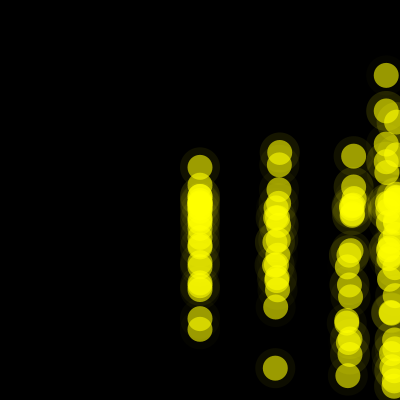
Frame 1 (no input)
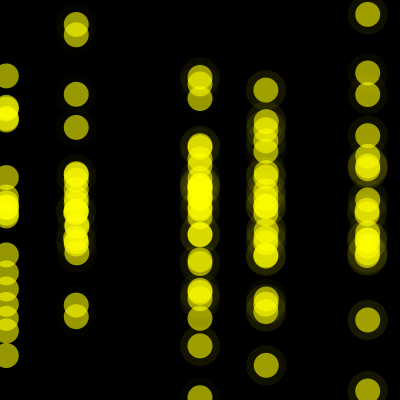
Frame 60 (the mouse pressed at the canvas centre just before this capture)
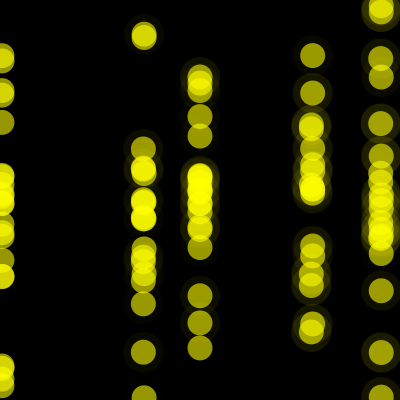
Frame 120 (the mouse held since frame 60 and released just before this capture)

The Processing sketch that drew these frames (run headless with seeded random() and noise(); from frame 60 on, the mouse is pressed at the canvas centre):

// Processing sketch: processing_36893
// ── processing_36893.pde

//Copyright Eric Mackie, September 2011
float xPos;
float yPos;
float ampx;
float ampy;
float per;
float pery;

void setup() {
  size(400, 400);
  smooth();
}



void draw() {
  background(0);
  noStroke();
  for (float i=0; i<=.01; i=i+.002) {
    for (float iy=0; iy<=.01; iy=iy+(random(0,.001))) {
      ampx = 200;
      ampy=100;
      per=i;
      pery=iy;
      xPos=width/2 + ampx* sin(millis()*per);
      yPos=height/2 +random(0,2*ampy)* cos(millis()*pery);
      fill(255, 255, 0, 150);
      ellipse(xPos, yPos, 25, 25);
      fill(255, 255, 0, random(0, xPos/10));
      ellipse(xPos, yPos, 40, 40);
    }
  }
}
